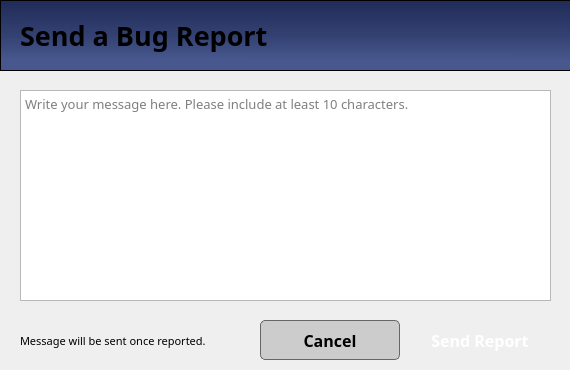
<?xml version="1.0" encoding="UTF-8"?>
<ui version="4.0">
 <class>Dialog</class>
 <widget class="QDialog" name="Dialog">
  <property name="geometry">
   <rect>
    <x>0</x>
    <y>0</y>
    <width>570</width>
    <height>370</height>
   </rect>
  </property>
  <property name="windowTitle">
   <string>Report Bug</string>
  </property>
  <widget class="QPushButton" name="btnSendReport">
   <property name="geometry">
    <rect>
     <x>410</x>
     <y>320</y>
     <width>140</width>
     <height>40</height>
    </rect>
   </property>
   <property name="font">
    <font>
     <family>Poppins</family>
     <pointsize>12</pointsize>
     <weight>75</weight>
     <bold>true</bold>
    </font>
   </property>
   <property name="cursor">
    <cursorShape>PointingHandCursor</cursorShape>
   </property>
   <property name="styleSheet">
    <string notr="true">	background-color: &quot;#344273&quot;;
	color: white;
border-radius: 5px;</string>
   </property>
   <property name="text">
    <string>Send Report</string>
   </property>
   <property name="icon">
    <iconset>
     <normaloff>../../MainFrame/Resources/Icons/update.svg</normaloff>../../MainFrame/Resources/Icons/update.svg</iconset>
   </property>
   <property name="iconSize">
    <size>
     <width>24</width>
     <height>24</height>
    </size>
   </property>
  </widget>
  <widget class="QLabel" name="label">
   <property name="geometry">
    <rect>
     <x>20</x>
     <y>320</y>
     <width>241</width>
     <height>41</height>
    </rect>
   </property>
   <property name="font">
    <font>
     <family>Poppins</family>
     <pointsize>8</pointsize>
     <weight>50</weight>
     <bold>false</bold>
    </font>
   </property>
   <property name="text">
    <string>Message will be sent once reported.</string>
   </property>
   <property name="alignment">
    <set>Qt::AlignJustify|Qt::AlignVCenter</set>
   </property>
   <property name="wordWrap">
    <bool>true</bool>
   </property>
  </widget>
  <widget class="QFrame" name="sideBar">
   <property name="geometry">
    <rect>
     <x>0</x>
     <y>0</y>
     <width>591</width>
     <height>71</height>
    </rect>
   </property>
   <property name="styleSheet">
    <string notr="true">#sideBar{
	background-color: qlineargradient(spread:pad, x1:0.508, y1:0.0340909, x2:0.503051, y2:1, stop:0 rgba(33, 44, 89, 255), stop:0.497175 rgba(52, 66, 115, 255), stop:0.847458 rgba(72, 87, 142, 255))
}</string>
   </property>
   <property name="frameShape">
    <enum>QFrame::StyledPanel</enum>
   </property>
   <property name="frameShadow">
    <enum>QFrame::Raised</enum>
   </property>
   <widget class="QLabel" name="BugReportLabel">
    <property name="geometry">
     <rect>
      <x>20</x>
      <y>10</y>
      <width>401</width>
      <height>51</height>
     </rect>
    </property>
    <property name="font">
     <font>
      <family>Poppins</family>
      <pointsize>20</pointsize>
      <weight>75</weight>
      <bold>true</bold>
     </font>
    </property>
    <property name="styleSheet">
     <string notr="true">color:&quot;#DCE5FE&quot;;
background-color: transparent;
</string>
    </property>
    <property name="text">
     <string>Send a Bug Report</string>
    </property>
    <property name="alignment">
     <set>Qt::AlignLeading|Qt::AlignLeft|Qt::AlignVCenter</set>
    </property>
   </widget>
  </widget>
  <widget class="QPushButton" name="btnCancel">
   <property name="geometry">
    <rect>
     <x>260</x>
     <y>320</y>
     <width>140</width>
     <height>40</height>
    </rect>
   </property>
   <property name="font">
    <font>
     <family>Poppins</family>
     <pointsize>12</pointsize>
     <weight>75</weight>
     <bold>true</bold>
    </font>
   </property>
   <property name="cursor">
    <cursorShape>PointingHandCursor</cursorShape>
   </property>
   <property name="styleSheet">
    <string notr="true">background-color: #cccccc;
color: black;
border: 1px solid #666666;
border-radius: 5px;</string>
   </property>
   <property name="text">
    <string>Cancel</string>
   </property>
   <property name="icon">
    <iconset>
     <normaloff>../../MainFrame/Resources/Icons/update.svg</normaloff>../../MainFrame/Resources/Icons/update.svg</iconset>
   </property>
   <property name="iconSize">
    <size>
     <width>24</width>
     <height>24</height>
    </size>
   </property>
  </widget>
  <widget class="QPlainTextEdit" name="bugReportInputTxt">
   <property name="geometry">
    <rect>
     <x>20</x>
     <y>90</y>
     <width>531</width>
     <height>211</height>
    </rect>
   </property>
   <property name="font">
    <font>
     <family>Poppins</family>
     <pointsize>10</pointsize>
    </font>
   </property>
   <property name="undoRedoEnabled">
    <bool>true</bool>
   </property>
   <property name="placeholderText">
    <string>Write your message here. Please include at least 10 characters.</string>
   </property>
  </widget>
 </widget>
 <resources/>
 <connections/>
</ui>
